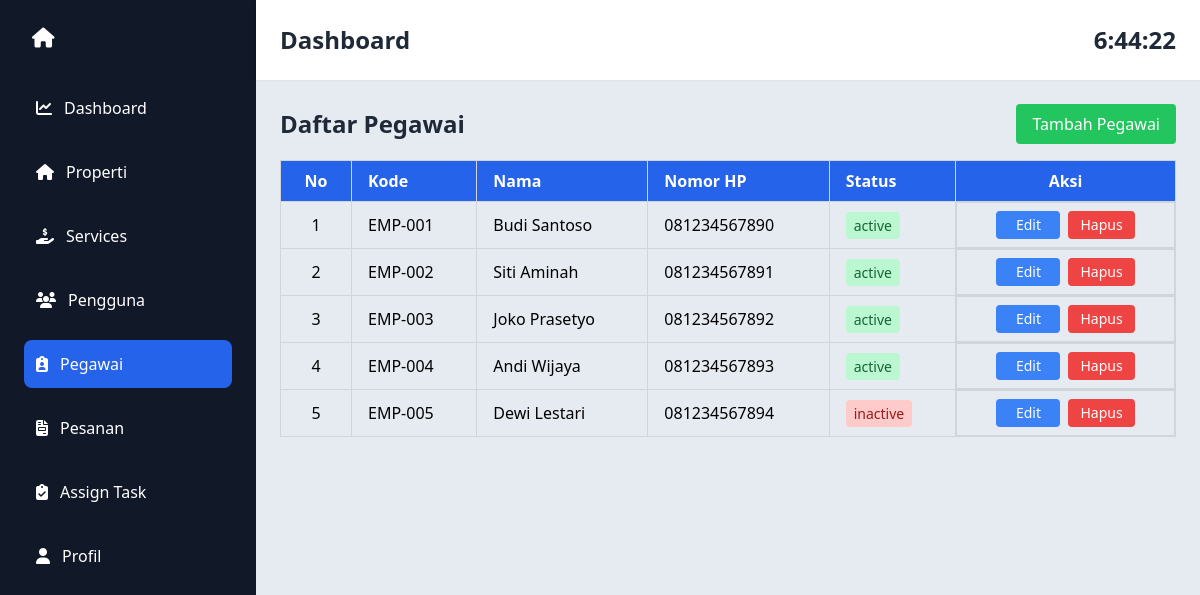
The app's page /admin/pegawai.php, older data.
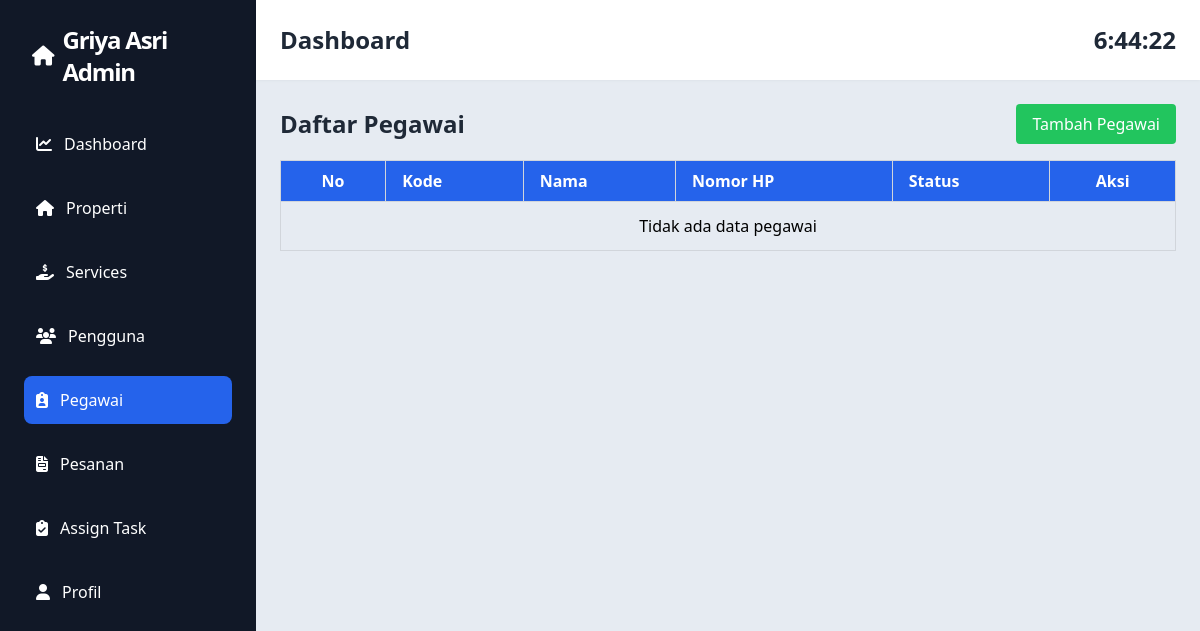
The same page, newer data.
### tables this page shows
CREATE TABLE employees (
    id BIGINT UNSIGNED AUTO_INCREMENT PRIMARY KEY,
    employee_code VARCHAR(20) UNIQUE,
    full_name VARCHAR(255) NOT NULL,
    phone VARCHAR(20),
    status ENUM('active','inactive') DEFAULT 'active'
);

CREATE TABLE settings (
    `key` VARCHAR(100) PRIMARY KEY,
    `value` TEXT
);

### config/database.php (called while the page is built, shortened)
<?php
function getSetting($conn, $key)
{
    $stmt = $conn->prepare("SELECT value FROM settings WHERE `key`=?");
    $stmt->bind_param("s", $key);
    $stmt->execute();
    $result = $stmt->get_result()->fetch_assoc();
    return $result['value'] ?? '';
}

### admin/pegawai.php (the view, shortened to what this page needs)
<?php
include '../config/database.php';
$sql = "SELECT * FROM employees ORDER BY status ASC";
$result = $conn->query($sql);
?>
<div class="">
    <div class="header-content flex items-center justify-between mb-4 align-middle">
        <h1 class="text-2xl font-bold text-gray-800">Daftar Pegawai</h1>
        <a href="create-pegawai.php" class="bg-green-500 hover:bg-green-600 text-white px-4 py-2 rounded">Tambah Pegawai</a>
    </div>
    <table class="w-full border-collapse border border-gray-300">
        <thead class="bg-blue-600 text-white">
            <tr>
                <th class="border border-gray-300 px-4 py-2 text-center">No</th>
                <th class="border border-gray-300 px-4 py-2 text-left">Kode</th>
                <th class="border border-gray-300 px-4 py-2 text-left">Nama</th>
                <th class="border border-gray-300 px-4 py-2 text-left">Nomor HP</th>
                <th class="border border-gray-300 px-4 py-2 text-left">Status</th>
                <th class="border border-gray-300 px-4 py-2 text-center">Aksi</th>
            </tr>
        </thead>
        <tbody>
            <?php
            if ($result->num_rows > 0) {
                $no = 1;
                while ($row = $result->fetch_assoc()) {
                    echo "<tr class='hover:bg-gray-100 border-b border-gray-300'>";
                    echo "<td class='border border-gray-300 px-4 py-2 text-center'>" . $no++ . "</td>";
                    echo "<td class='border border-gray-300 px-4 py-2'>" . htmlspecialchars($row['employee_code']) . "</td>";
                    echo "<td class='border border-gray-300 px-4 py-2'>" . htmlspecialchars($row['full_name']) . "</td>";
                    echo "<td class='border border-gray-300 px-4 py-2'>" . htmlspecialchars($row['phone']) . "</td>";
                    echo "<td class='border border-gray-300 px-4 py-2'><span class='px-2 py-1 rounded text-sm " . ($row['status'] === 'active' ? 'bg-green-200 text-green-800' : 'bg-red-200 text-red-800') . "'>" . htmlspecialchars($row['status']) . "</span></td>";
                    echo "<td class='border border-gray-300 px-4 py-2 flex gap-2 justify-center'>";
                    echo "<a href='edit-pegawai.php?id=" . htmlspecialchars($row['id']) . "' class='bg-blue-500 hover:bg-blue-600 text-white px-3 py-1 rounded text-sm w-16 text-center'>Edit</a>";
                    echo "<button onclick=\"openModal(" . $row['id'] . ")\" class=\"bg-red-500 hover:bg-red-600 text-white px-3 py-1 rounded text-sm\">Hapus</button>";
                    echo "</td>";
                    echo "</tr>";
                }
            } else {
                echo "<tr><td colspan='6' class='py-3' style='text-align:center;'>Tidak ada data pegawai</td></tr>";
            }
            ?>
        </tbody>
    </table>
</div>
<?php
$content = ob_get_clean();
$pegawaiactive = "active";
include 'layouts/app.php';
?>

### admin/layouts/app.php (shortened to what this page needs)
<!DOCTYPE html>
<html lang="id">
<head>
    <script src="https://cdn.tailwindcss.com"></script>
    <link rel="stylesheet" href="https://cdnjs.cloudflare.com/ajax/libs/font-awesome/6.4.0/css/all.min.css">
</head>
<body class="bg-gray-100" onload="startTime()">
    <div class="flex h-screen">
        <div class="w-64 bg-gray-900 text-white p-6">
            <a href="index.php" class="flex gap-2 mb-8 items-center mx-2">
                <i class="fas fa-home text-white text-xl"></i>
                <h1 class="text-2xl font-black text-primary tracking-tighter flex items-center gap-2"><?= getSetting($conn, 'site_title'); ?></h1>
            </a>
            <nav class="space-y-4">
                <a href="index.php" class="<?= $indexactive ?> flex items-center space-x-3 p-3 hover:bg-gray-800 rounded-lg transition">
                    <i class="fas fa-chart-line"></i>
                    <span>Dashboard</span>
                </a>
                <a href="list-properti.php" class="<?= $propertiactive ?> flex items-center space-x-3 p-3 hover:bg-gray-800 rounded-lg transition">
                    <i class="fas fa-home"></i>
                    <span>Properti</span>
                </a>
                <a href="list-service.php" class="<?= $serviceactive ?> flex items-center space-x-3 p-3 hover:bg-gray-800 rounded-lg transition">
                    <i class="fa-solid fa-hand-holding-dollar"></i>
                    <span>Services</span>
                </a>
                <a href="list-user.php" class="<?= $useractive ?> flex items-center space-x-3 p-3 hover:bg-gray-800 rounded-lg transition">
                    <i class="fas fa-users"></i>
                    <span>Pengguna</span>
                </a>
                <a href="pegawai.php" class="<?= $pegawaiactive ?> flex items-center space-x-3 p-3 hover:bg-gray-800 rounded-lg transition">
                    <i class="fa-solid fa-clipboard-user"></i>
                    <span>Pegawai</span>
                </a>
                <a href="list-pesanan.php" class="<?= $pesananactive ?> flex items-center space-x-3 p-3 hover:bg-gray-800 rounded-lg transition">
                    <i class="fas fa-file-invoice"></i>
                    <span>Pesanan</span>
                </a>
                <a href="assign-task.php" class="<?= $taskactive ?> flex items-center space-x-3 p-3 hover:bg-gray-800 rounded-lg transition">
                    <i class="fa-solid fa-clipboard-check"></i>
                    <span>Assign Task</span>
                </a>
                <a href="profile.php" class="<?= $profileactive ?> flex items-center space-x-3 p-3 hover:bg-gray-800 rounded-lg transition">
                    <i class="fas fa-user"></i>
                    <span>Profil</span>
                </a>
            </nav>
        </div>
        <div class="flex-1 flex flex-col">
            <div class="bg-white shadow p-6 flex justify-between items-center">
                <h2 class="text-2xl font-bold text-gray-800">Dashboard</h2>
                <div class="text-2xl font-bold text-gray-800" id="jam"></div>
            </div>
            <div class="flex-1 overflow-auto p-6 bg-slate-200/75">
                <?= $content ?>
            </div>
        </div>
    </div>
</body>
</html>

### admin/layouts/app.php (style rules this page uses)
.active { background-color: #2563eb; border-radius: 0.5rem; }

Row changes from the older to the newer data that the page shows:
removed employees: employee_code "EMP-001", full_name "Budi Santoso", phone "081234567890", status "active"
removed employees: employee_code "EMP-002", full_name "Siti Aminah", phone "081234567891", status "active"
removed employees: employee_code "EMP-003", full_name "Joko Prasetyo", phone "081234567892", status "active"
removed employees: employee_code "EMP-004", full_name "Andi Wijaya", phone "081234567893", status "active"
removed employees: employee_code "EMP-005", full_name "Dewi Lestari", phone "081234567894", status "inactive"
added settings: value "Griya Asri Admin"
Text that changed along with them:
text now shown: "Tidak ada data pegawai"
